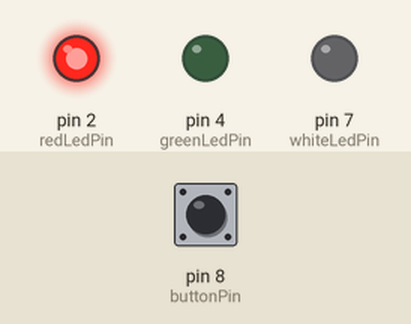
This sketch was run on a simulated Arduino Uno, built with avr-gcc and run on an emulated ATmega328P. On the bench: output pins drawn as LEDs (lit = HIGH). The inputs (shaded band) are chosen by the test bench; at power-on: pin 8 (buttonPin) LOW.

Above: at 1.2 s.
1.3 s: pin 8 (buttonPin) pulled HIGH for 0.15 s
At 2.1 s:
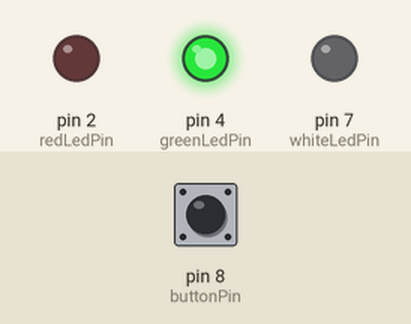
2.9 s: pin 8 (buttonPin) pulled HIGH for 1 s
At 3.3 s:
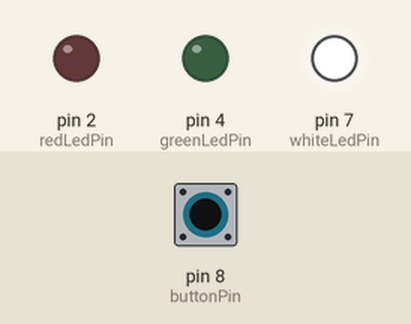
5.4 s: pin 8 (buttonPin) pulled HIGH for 3.2 s
At 6.4 s:
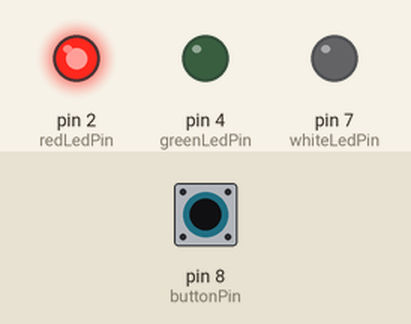
Timing chart, 0 to 8.4 s (numbered marks = the images above; inputs shaded):
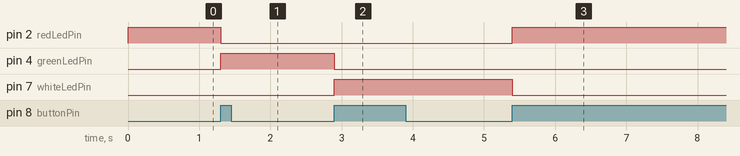

The sketch:

LED_Status.ino
```cpp
const int buttonPin = 8;
const int redLedPin = 2 ;
const int greenLedPin = 4 ;
const int whiteLedPin = 7;

int mode = 0;
bool lastButtonState = LOW;
bool currentButtonState = LOW;

void setup() {
  pinMode(greenLedPin,OUTPUT);
  pinMode(redLedPin,OUTPUT);
  pinMode(whiteLedPin,OUTPUT);
  pinMode(buttonPin,INPUT);

  //Ensures that first mode initiated is the teleoperation mode
  updateMode();

}

void loop() {
  // Read the current state of the button
  currentButtonState = digitalRead(buttonPin);

  //Check if button has just been pressed
  if(currentButtonState == HIGH && lastButtonState == LOW){
    //shuffle betweeen the different modes
    mode = (mode + 1)% 3;
    updateMode();
    delay(250); //debounce delay
  }

  //Save the current state as the last state for the next loop
  lastButtonState = currentButtonState;

}

//Function to update the LEDs and the current mode of the system
void updateMode(){
  //Turn off all LEDs before setting the current mode//
  digitalWrite(redLedPin,LOW);
  digitalWrite(greenLedPin,LOW);
  digitalWrite(whiteLedPin,LOW);

  //Turn on the LED depending on the current mode
  if(mode == 0){
    digitalWrite(redLedPin,HIGH);
  }
  else if(mode == 1){
    digitalWrite(greenLedPin,HIGH);
  }
  else if(mode == 2){
    digitalWrite(whiteLedPin,HIGH);
  }
}
```

Measured:
- after the input at 1.3 s, pin 2 (redLedPin): HIGH → LOW at once; pin 4 (greenLedPin): LOW → HIGH at once
- after the input at 2.9 s, pin 4 (greenLedPin): HIGH → LOW at once; pin 7 (whiteLedPin): LOW → HIGH at once
- after the input at 5.4 s, pin 2 (redLedPin): LOW → HIGH at once; pin 7 (whiteLedPin): HIGH → LOW at once
